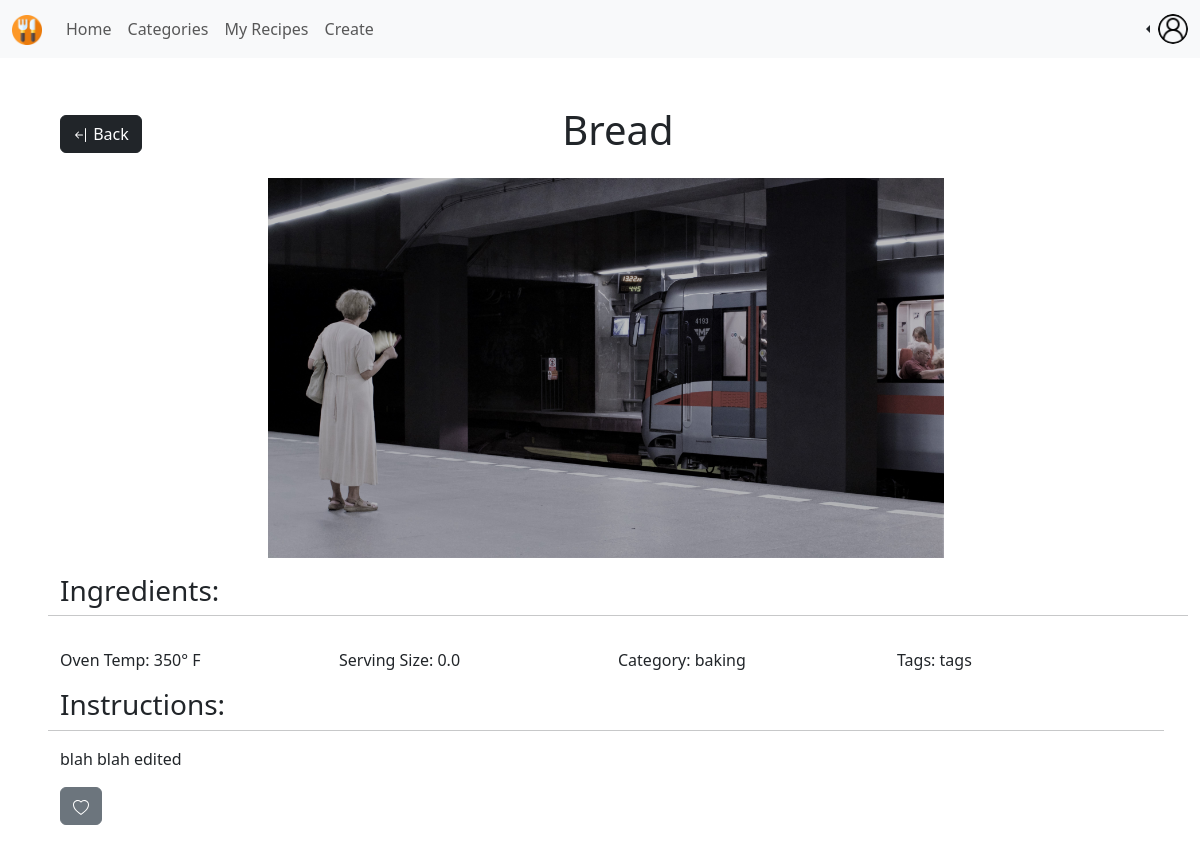
Before: /social/recipe_detail/2 (signed in) with the older database file.
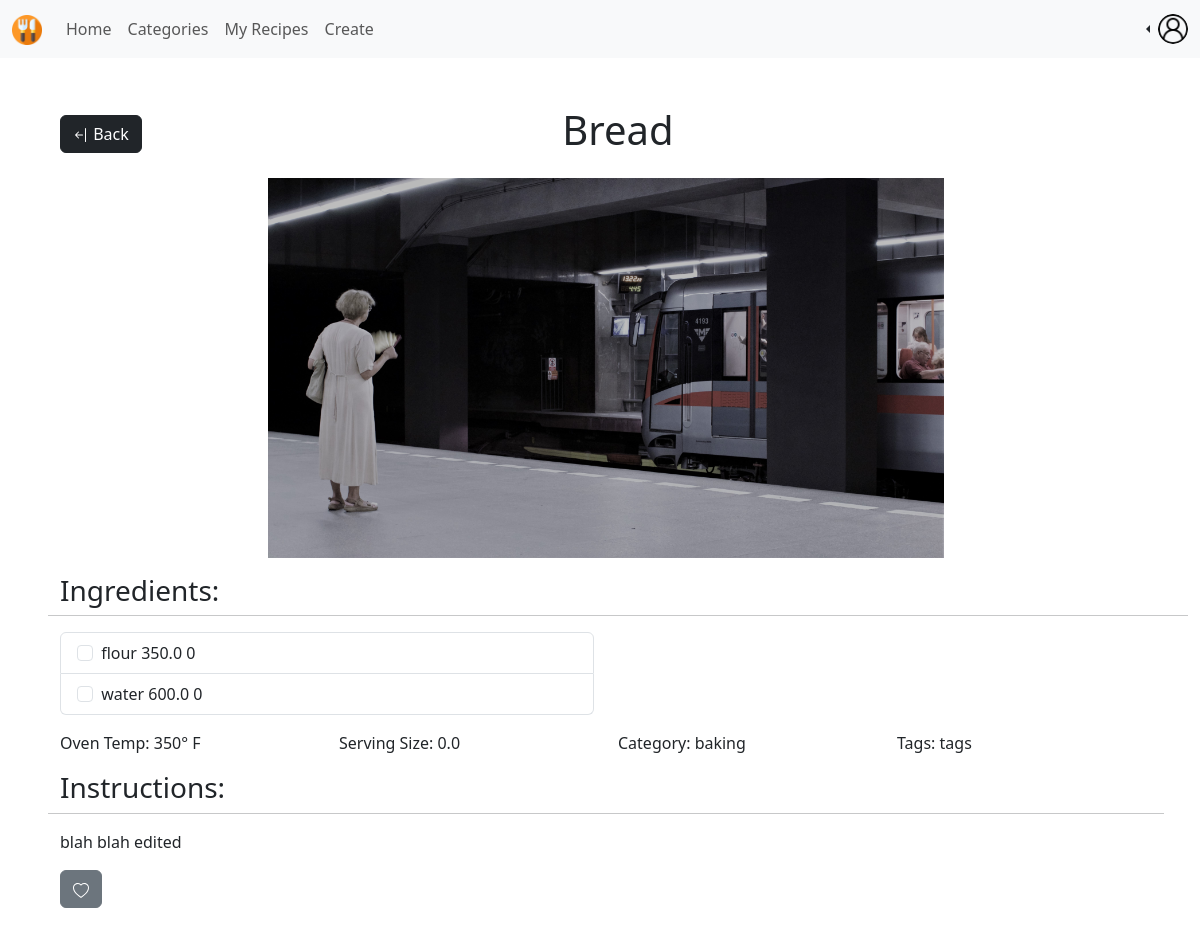
After: the same page with the newer database file.
### recipies/models.py (models this page shows, shortened)
class Ingredient(models.Model):
  recipe = models.ForeignKey(Recipe, on_delete=models.CASCADE)
  ingredient_name = models.CharField(max_length=200)
  ingredient_quanitiy = models.FloatField()
  ingredient_measurement = models.CharField(max_length=200)

### socialMedia/views.py (the view)
# urls.py: path('recipe_detail/<int:id>', views.detail, name='recipe_detail')
@login_required
def detail(request, id):
  recipe = Recipe.objects.get(pk=id)
  profile = recipe.creator
  ingredient_list = Ingredient.objects.filter(recipe=recipe.id)
  return render(request, 'socialMedia/detail.html', {'recipe': recipe, 'ingredient_list': ingredient_list, 'profile': profile})

### socialMedia/templates/socialMedia/detail.html (shortened to what this page needs)
{% extends 'socialMedia/baseNav.html' %}
{% block body %}
  <div class="container m-5">
    <div class="row">
      <div class="col d-flex align-items-center">
        <a class="btn btn-dark" href="{% url 'socialMedia:feed' user.id %}">
          Back
        </a>
      </div>
      <div class="col">
        <h1 class="text-center">{{ recipe.recipe_name }}</h1>
      </div>
      <div class="col d-flex align-items-center justify-content-end">
      </div>
    </div>
    <div class="row">
      <div class="row d-flex justify-content-center p-3">
        {% if recipe.recipe_image != "empty.jpg" %}
        <img src="{{ recipe.recipe_image.url }}" style="max-width: 700px;" alt="{{ recipe.recipe_name }}">
        {% endif %}
      </div>
      <p class="h3">Ingredients:</p>
      <hr>
      <div class="row pb-3">
        <div class="col-6">
          <div class="list-group">
            {% for ingredient in ingredient_list %}
              <label class="list-group-item">
                <input class="form-check-input me-1" type="checkbox" value="">
                {{ingredient.ingredient_name}} {{ingredient.ingredient_quanitiy}} {{ingredient.ingredient_measurement}}
              </label>
            {% endfor %}
          </div>
        </div>
      </div>
      <div class="row">
        <div class="col">
          <p>Oven Temp: {{recipe.oven_temp}}&deg; F</p>
        </div>
        <div class="col">
            <p>Serving Size: {{recipe.serving_size}}</p>
        </div>
        <div class="col">
          <p>Category: {{recipe.recipe_category}} </p>
        </div>
        <div class="col">
          <p>Tags: {{recipe.recipe_tags}} </p>
        </div>
      </div>
      <div class="row">
        <p class="h3">Instructions:</p>
        <hr>
        <p>{{recipe.recipe_instructions}} </p>
      </div>
      <div class="col">
        <button type="button" class="btn btn-secondary position-relative">
        </button>
      </div>
    </div>
  </div>
{% endblock %}

Changed rows visible on the page:
added Ingredient: ingredient_name "flour", ingredient_quanitiy "350.0", ingredient_measurement "0"
added Ingredient: ingredient_name "water", ingredient_quanitiy "600.0", ingredient_measurement "0"
